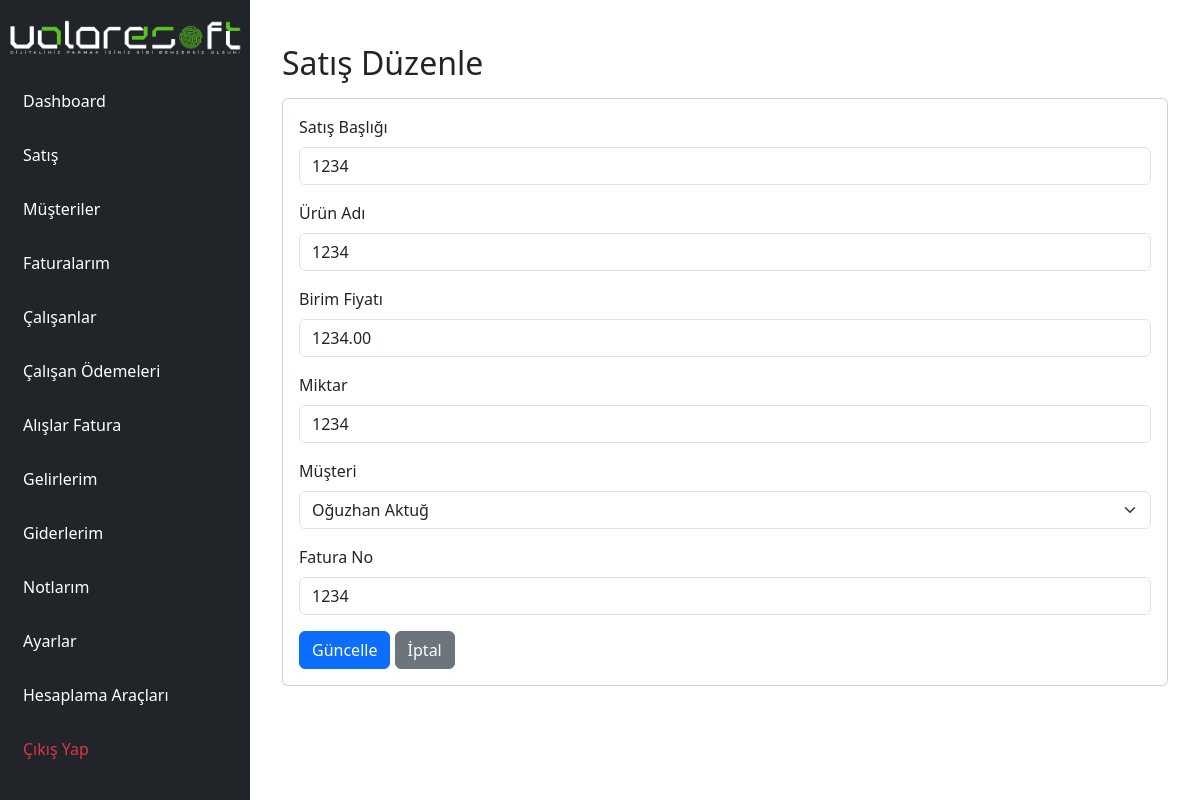
Screenshot of /satis_duzenle.php?id=1 (signed in) with the database file from the repository.
### tables this page shows
CREATE TABLE `satis` (
  `id` int(11) NOT NULL,
  `musteri_id` int(11) NOT NULL,
  `baslik` varchar(255) NOT NULL,
  `urun_adi` varchar(255) NOT NULL,
  `birim_fiyati` decimal(10,2) NOT NULL,
  `miktar` int(11) NOT NULL,
  `fatura_no` varchar(50) NOT NULL,
  `created_at` timestamp NOT NULL DEFAULT current_timestamp()
);

### satis_duzenle.php (the view, shortened to what this page needs)
<?php
require_once 'header.php';
if (isset($_GET['id'])) {
    $id = $_GET['id'];
    $stmt = $conn->prepare("SELECT baslik, urun_adi, birim_fiyati, miktar, musteri_id, fatura_no FROM satis WHERE id = ?");
    if ($stmt) {
        $stmt->bind_param("i", $id);
        $stmt->execute();
        $stmt->bind_result($baslik, $urun_adi, $birim_fiyati, $miktar, $musteri_id, $fatura_no);
    } else {
        die("Satış bilgileri alınamadı: " . $conn->error);
    }
} else {
    die("Geçersiz satış ID'si.");
}
?>
<!DOCTYPE html>
<html lang="tr">
<head>
    <link href="https://cdn.jsdelivr.net/npm/bootstrap@5.3.3/dist/css/bootstrap.min.css" rel="stylesheet">
</head>
<body>
    <div class="content">
        <div class="container">
            <h2 class="mt-4 mb-3">Satış Düzenle</h2>
            <div class="card mb-4">
                <div class="card-body">
                    <form method="POST">
                        <div class="mb-3">
                            <label for="baslik" class="form-label">Satış Başlığı</label>
                            <input type="text" class="form-control" id="baslik" name="baslik" value="<?php echo htmlspecialchars($baslik); ?>" required>
                        </div>
                        <div class="mb-3">
                            <label for="urunAdi" class="form-label">Ürün Adı</label>
                            <input type="text" class="form-control" id="urunAdi" name="urun_adi" value="<?php echo htmlspecialchars($urun_adi); ?>" required>
                        </div>
                        <div class="mb-3">
                            <label for="birimFiyati" class="form-label">Birim Fiyatı</label>
                            <input type="number" step="0.01" class="form-control" id="birimFiyati" name="birim_fiyati" value="<?php echo htmlspecialchars($birim_fiyati); ?>" required>
                        </div>
                        <div class="mb-3">
                            <label for="miktar" class="form-label">Miktar</label>
                            <input type="number" class="form-control" id="miktar" name="miktar" value="<?php echo htmlspecialchars($miktar); ?>" required>
                        </div>
                        <div class="mb-3">
                            <label for="musteriSec" class="form-label">Müşteri</label>
                            <select name="musteri_id" id="musteriSec" class="form-select" required>
                                <?php
                                $musteriQuery = "SELECT id, ad_soyad FROM musteriler";
                                $musteriResult = $conn->query($musteriQuery);
                                if ($musteriResult->num_rows > 0) {
                                    while ($musteriRow = $musteriResult->fetch_assoc()) {
                                        $selected = $musteriRow['id'] == $musteri_id ? "selected" : "";
                                        echo "<option value=\"{$musteriRow['id']}\" $selected>{$musteriRow['ad_soyad']}</option>";
                                    }
                                }
                                ?>
                            </select>
                        </div>
                        <div class="mb-3">
                            <label for="faturaNo" class="form-label">Fatura No</label>
                            <input type="text" class="form-control" id="faturaNo" name="fatura_no" value="<?php echo htmlspecialchars($fatura_no); ?>" required>
                        </div>
                        <button type="submit" class="btn btn-primary">Güncelle</button>
                        <a href="satis.php" class="btn btn-secondary">İptal</a>
                    </form>
                </div>
            </div>
        </div>
    </div>
</body>
</html>

### header.php (style rules this page uses)
body { margin: 0; font-family: Arial, sans-serif; background-color: #f8f9fa; }

### satis_duzenle.php (style rules this page uses)
.content { margin-left: 250px; padding: 20px; }

### rows the page displays
satis: baslik "1234", urun_adi "1234", birim_fiyati "1234.00", miktar "1234", fatura_no "1234"

### other values shown
form field musteri_id "Oğuzhan Aktuğ"
